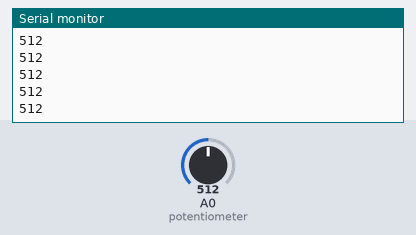
A sketch run on a simulated Arduino Uno, built with avr-gcc and run on an emulated ATmega328P. On the bench: the last lines printed to the serial monitor. The inputs (shaded band) are chosen by the test bench; at power-on: A0 (potentiometer) = 512.

Above: at 1.2 s.
1.3 s: A0 (potentiometer) set to 716
At 1.8 s:
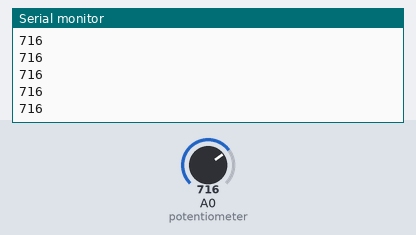
2.8 s: A0 (potentiometer) set to 900
At 3.3 s:
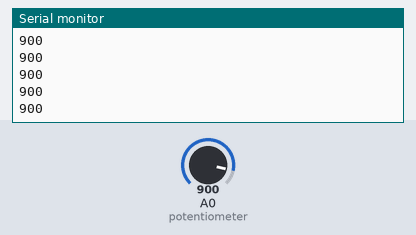
Timing chart, 0 to 5.8 s (numbered marks = the images above; inputs shaded):
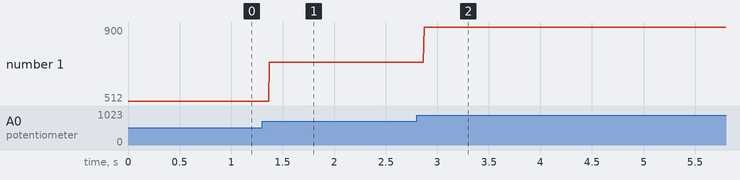

Measured:
- after the input at 1.3 s, the serial monitor: prints a new line after 0.07 s (image 1)
- after the input at 2.8 s, the serial monitor: prints a new line after 0.07 s (image 2)
- plotted number 1: 512 → 716 after the input at 1.3 s, 716 → 900 after the input at 2.8 s

The sketch:

potentiometer_serial.ino
```cpp
int potentiometer = 0;//pin for potentiometer
int potValue = 0;//current potentiometer value

void setup(){
 Serial.begin(9600);//set the baud rate
}

void loop(){
 potValue = analogRead(potentiometer);//get the value of the potentiometer
 Serial.println(potValue);
}
```
